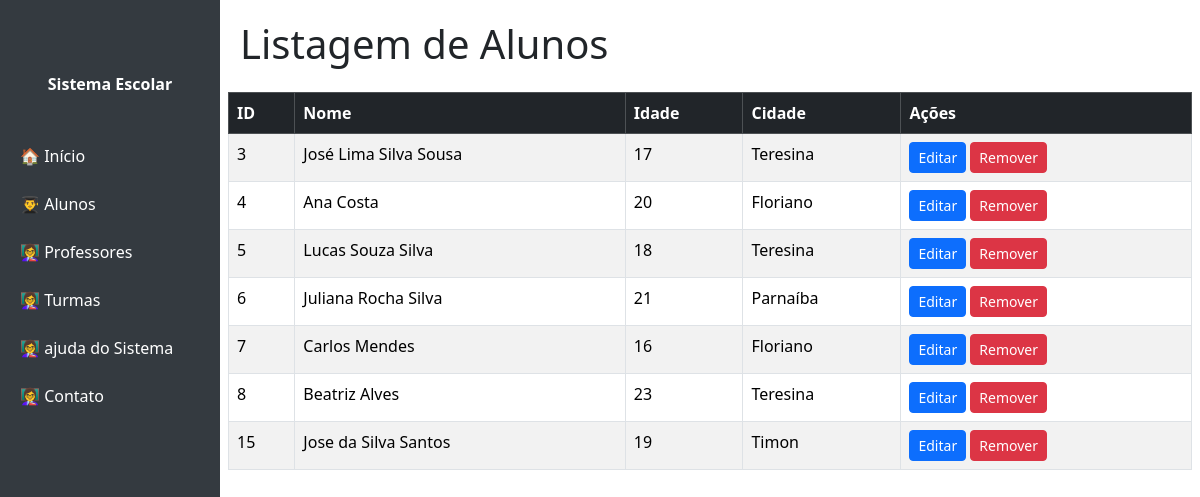
The page /aluno on the database its author committed.
### tables this page shows
CREATE TABLE aluno (
    id INTEGER PRIMARY KEY AUTOINCREMENT,
    nome TEXT NOT NULL,
    idade INTEGER,
    cidade TEXT
);

### app - Copia.py (the view)
@app.route('/aluno')
def listar_aluno():
    DB_PATH = "banco_escola.db"
    conn = sqlite3.connect(DB_PATH)
    cursor = conn.cursor()
    cursor.execute('SELECT id, nome, idade, cidade FROM aluno')
    lista = cursor.fetchall()
    return render_template('aluno/lista.html',lista=lista)

### templates/aluno/lista.html
{% include 'dashboard/cabecalho.html' %}
<h1 class="mb-4">Listagem de Alunos</h1>
<div class="row">
     <table class="table table-bordered table-striped">
          <thead class="table-dark">
          <tr>
              <th>ID</th>
              <th>Nome</th>
              <th>Idade</th>
              <th>Cidade</th>
              <th>Ações</th>
          </tr>
      </thead>
      <tbody>
      {% for item in lista %}
          <tr>
              <td>{{item[0]}}</td>
              <td>{{item[1]}}</td>
              <td>{{item[2]}}</td>
              <td>{{item[3]}}</td>
              <td>
                  <a href="/alunos/editar/{{item[0]}}" class="btn btn-primary btn-sm">Editar</a>
                  <a href="/alunos/remover/{{item[0]}}" class="btn btn-danger btn-sm"
                     onclick="return confirm('Tem certeza que deseja remover este registro?');">
                     Remover
                  </a>
              </td>
          </tr>
      {% endfor %}
      </tbody>
      </table>
</div>
{% include 'dashboard/rodape.html' %}

### templates/dashboard/cabecalho.html (shortened to what this page needs)
<!DOCTYPE html>
<html lang="pt-BR">
<head>
    <link href="https://cdn.jsdelivr.net/npm/bootstrap@5.3.3/dist/css/bootstrap.min.css" rel="stylesheet">
</head>
<body>
    {% include 'dashboard/menu.html' %}
    <div class="main">

### templates/dashboard/menu.html
<nav class="sidebar">
    <a class="navbar-brand text-center fw-bold d-block mb-4 text-white" href="#">Sistema Escolar</a>
    <a href="/">🏠 Início</a>
    <a href="/aluno">👨‍🎓 Alunos</a>
    <a href="/professor">👩‍🏫 Professores</a>
    <a href="/turma">👩‍🏫 Turmas</a>
    <a href="/ajuda">👩‍🏫 ajuda do Sistema</a>
    <a href="/contato">👩‍🏫 Contato</a>
</nav>

### templates/dashboard/rodape.html
</div>
</body>
</html>

### templates/dashboard/cabecalho.html (style rules this page uses)
body { min-height: 100vh; }
.sidebar { height: 100vh; position: fixed; left: 0; top: 0; width: 220px; background-color: #343a40; padding-top: 60px; }
.sidebar a { color: #fff; display: block; padding: 12px 20px; text-decoration: none; }
.main { margin-left: 220px; padding: 20px; }

### rows shown on the page
aluno: id "3", nome "José Lima Silva Sousa", idade "17", cidade "Teresina"
aluno: id "4", nome "Ana Costa", idade "20", cidade "Floriano"
aluno: id "5", nome "Lucas Souza Silva", idade "18", cidade "Teresina"
aluno: id "6", nome "Juliana Rocha Silva", idade "21", cidade "Parnaíba"
aluno: id "7", nome "Carlos Mendes", idade "16", cidade "Floriano"
aluno: id "8", nome "Beatriz Alves", idade "23", cidade "Teresina"
aluno: id "15", nome "Jose da Silva Santos", idade "19", cidade "Timon"
